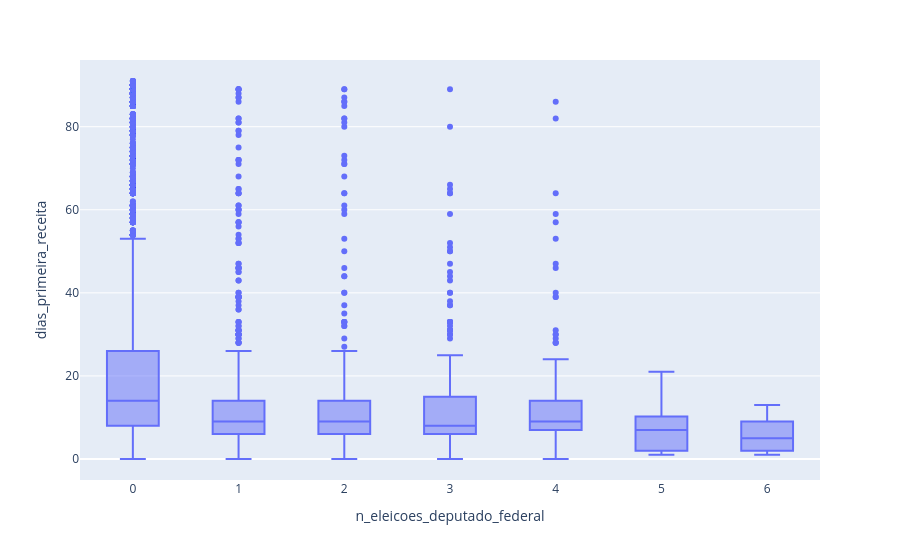

The code cell stored with this chart in its notebook:
### Code cell
px.box(
    rrd_df_merge.dropna(subset=["dias_primeira_receita"]),
    x="n_eleicoes_deputado_federal",
    y="dias_primeira_receita",
)

### Figure 1 — Plotly figure (JSON) as saved in the notebook; plotly's stock layout.template omitted (floating-point values rounded to 4 significant figures; data arrays with more than 128 entries replaced by an {"elided": "..."} marker saying what was removed)
{"data": [{"alignmentgroup": "True", "hovertemplate": "n_eleicoes_deputado_federal=%{x}<br>dias_primeira_receita=%{y}<extra></extra>", "legendgroup": "", "marker": {"color": "#636efa"}, "name": "", "notched": false, "offsetgroup": "", "orientation": "v", "showlegend": false, "type": "box", "x": {"elided": "16205 int values"}, "x0": " ", "xaxis": "x", "y": {"elided": "16205 float values"}, "y0": " ", "yaxis": "y"}], "layout": {"boxmode": "group", "legend": {"tracegroupgap": 0}, "margin": {"t": 60}, "xaxis": {"anchor": "y", "domain": [0, 1], "title": {"text": "n_eleicoes_deputado_federal"}}, "yaxis": {"anchor": "x", "domain": [0, 1], "title": {"text": "dias_primeira_receita"}}}}
